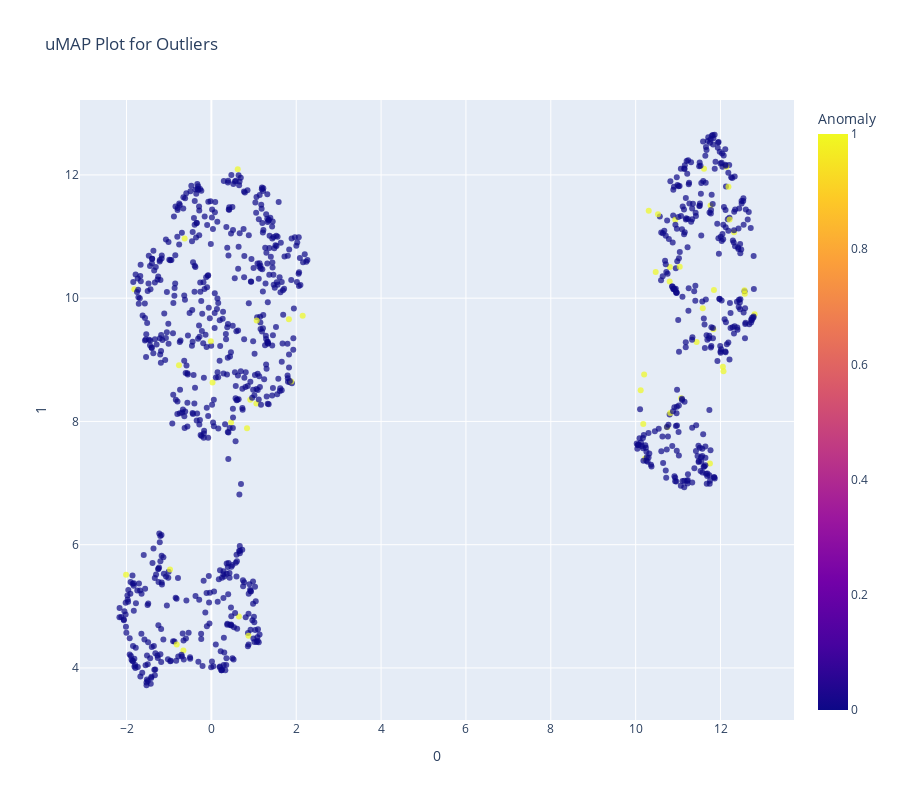

Source (notebook cell):
### Code cell
# functional API
plot_model(iforest, plot = 'umap')

### Figure 1 — Plotly figure (JSON) as saved in the notebook; plotly's stock layout.template omitted (floating-point values rounded to 4 significant figures; data arrays with more than 128 entries replaced by an {"elided": "..."} marker saying what was removed)
{"data": [{"customdata": {"elided": "1000x1 float values"}, "hovertemplate": "0=%{x}<br>1=%{y}<br>Feature=%{customdata[0]}<br>Anomaly=%{marker.color}<extra></extra>", "legendgroup": "", "marker": {"color": {"elided": "1000 int values"}, "coloraxis": "coloraxis", "opacity": 0.7, "symbol": "circle"}, "mode": "markers", "name": "", "orientation": "v", "showlegend": false, "type": "scatter", "x": {"elided": "1000 float values"}, "xaxis": "x", "y": {"elided": "1000 float values"}, "yaxis": "y"}], "layout": {"coloraxis": {"colorbar": {"title": {"text": "Anomaly"}}, "colorscale": [[0, "#0d0887"], [0.1111, "#46039f"], [0.2222, "#7201a8"], [0.3333, "#9c179e"], [0.4444, "#bd3786"], [0.5556, "#d8576b"], [0.6667, "#ed7953"], [0.7778, "#fb9f3a"], [0.8889, "#fdca26"], [1, "#f0f921"]]}, "height": 800, "legend": {"tracegroupgap": 0}, "title": {"text": "uMAP Plot for Outliers"}, "width": 900, "xaxis": {"anchor": "y", "domain": [0, 1], "title": {"text": "0"}}, "yaxis": {"anchor": "x", "domain": [0, 1], "title": {"text": "1"}}}}
